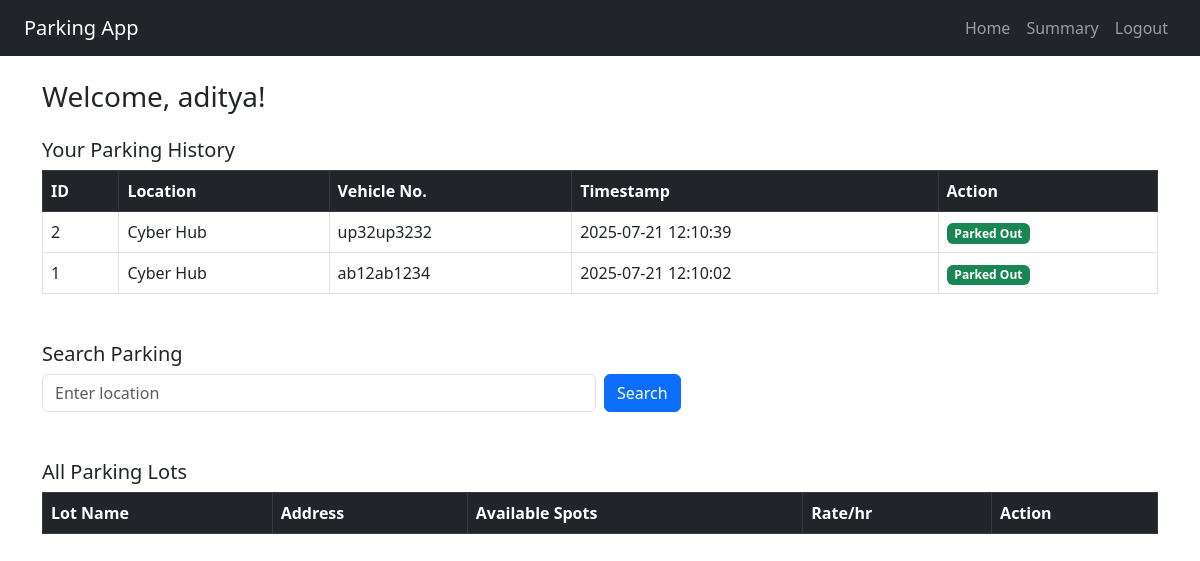
Page /user/search (signed in) on the committed database.
### app/models/user.py (models this page shows, shortened)
class User(db.Model):
    __tablename__ = 'user'
    id = db.Column(db.Integer, primary_key=True)
    username = db.Column(db.String(50), nullable=False)
    email = db.Column(db.String(120), unique=True, nullable=False)
    password_hash = db.Column(db.String(128), nullable=False)
    role = db.Column(db.String(10), nullable=False, default='user')  # either 'user' or 'admin'
    address = db.Column(db.String(255), nullable=True)
    pin = db.Column(db.String(10), nullable=True)

### app/models/parking_record.py (models this page shows, shortened)
class ParkingRecord(db.Model):
    __tablename__ = 'parking_record'
    id = db.Column(db.Integer, primary_key=True)
    user_id = db.Column(db.Integer, db.ForeignKey('user.id'), nullable=False)
    lot_id = db.Column(db.Integer, db.ForeignKey('parking_lot.id'))
    spot_id = db.Column(db.Integer, db.ForeignKey('parking_spot.id'))
    vehicle_no = db.Column(db.String(20))
    start_time = db.Column(db.DateTime, default=datetime.utcnow)
    end_time = db.Column(db.DateTime, nullable=True)
    status = db.Column(db.String(20), default='parked')  # parked, released, cancelled
    charge = db.Column(db.Float, default=0.0)
    lot = db.relationship('ParkingLot', backref='records')
    user = db.relationship('User', backref='parking_records')

### app/models/parking_lot.py (models this page shows, shortened)
class ParkingLot(db.Model):
    __tablename__ = 'parking_lot'
    id = db.Column(db.Integer, primary_key=True)
    name = db.Column(db.String(100), nullable=False)
    address = db.Column(db.String(150), nullable=False)
    pin = db.Column(db.String(6), nullable=False)
    rate = db.Column(db.Float, nullable=False)
    total_spots = db.Column(db.Integer, nullable=False, default=0)
    created_at = db.Column(db.DateTime, default=datetime.utcnow)
    spots = db.relationship('ParkingSpot', backref='lot', lazy=True, cascade='all, delete-orphan')

### app/routes/user.py (the view)
@user_bp.route('/search', methods=['GET'])
def search_parking():
    if 'user_id' not in session:
        return redirect(url_for('auth.login'))
    location = request.args.get('name')
    user_id = session.get('user_id')
    user = User.query.get(user_id)
    parking_lots = ParkingLot.query.filter(ParkingLot.address.ilike(f"%{location}%")).all()
    history = ParkingRecord.query.filter_by(user_id=user_id).order_by(ParkingRecord.start_time.desc()).all()
    return render_template('user_home.html', user=user, history=history, parking_lots=parking_lots, search_location=location)

### app/templates/user_home.html (shortened to what this page needs)
{% extends "user_dashboard.html" %}
{% block content %}
<h3>Welcome, {{ user.username }}!</h3>
<h5 class="mt-4">Your Parking History</h5>
<table class="table table-bordered mt-2">
  <thead class="table-dark">
    <tr>
      <th>ID</th>
      <th>Location</th>
      <th>Vehicle No.</th>
      <th>Timestamp</th>
      <th>Action</th>
    </tr>
  </thead>
  <tbody>
   {% for record in history %}
<tr>
  <td>{{ record.id }}</td>
  <td>{{ record.lot.name }}</td>
  <td>{{ record.vehicle_no }}</td>
  <td>{{ record.start_time.strftime('%Y-%m-%d %H:%M:%S') }}</td>
  <td>
    {% if record.status == 'parked' %}
    <button
      class="btn btn-warning btn-sm"
      data-bs-toggle="modal"
      data-bs-target="#releaseModal"
      data-id="{{ record.id }}"
      data-spot="{{ record.spot_id }}"
      data-vehicle="{{ record.vehicle_no }}"
      data-start="{{ record.start_time.strftime('%Y-%m-%d %H:%M:%S') }}"
      data-cost="{{ record.charge or 'To be calculated' }}"
    >
      Release
    </button>
    {% else %}
    <span class="badge bg-success">Parked Out</span>
    {% endif %}
  </td>
</tr>
{% endfor %}
  </tbody>
</table>
<h5 class="mt-5">Search Parking</h5>
<form method="GET" action="{{ url_for('user.search_parking') }}" class="row g-2">
  <div class="col-md-6">
    <input type="text" class="form-control" name="name" placeholder="Enter location" required>
  </div>
  <div class="col-md-2">
    <button type="submit" class="btn btn-primary">Search</button>
  </div>
</form>
<h5 class="mt-5">All Parking Lots</h5>
<div class="table-responsive">
  <table class="table table-striped table-bordered align-middle">
    <thead class="table-dark">
      <tr>
        <th>Lot Name</th>
        <th>Address</th>
        <th>Available Spots</th>
        <th>Rate/hr</th>
        <th>Action</th>
      </tr>
    </thead>
  </table>
</div>
{% endblock %}

### rows in the picture
User: username "aditya"
ParkingRecord: id "2", lot.name "Cyber Hub", vehicle_no "up32up3232", start_time "2025-07-21 12:10:39", status "Parked Out"
ParkingRecord: id "1", lot.name "Cyber Hub", vehicle_no "ab12ab1234", start_time "2025-07-21 12:10:02", status "Parked Out"
